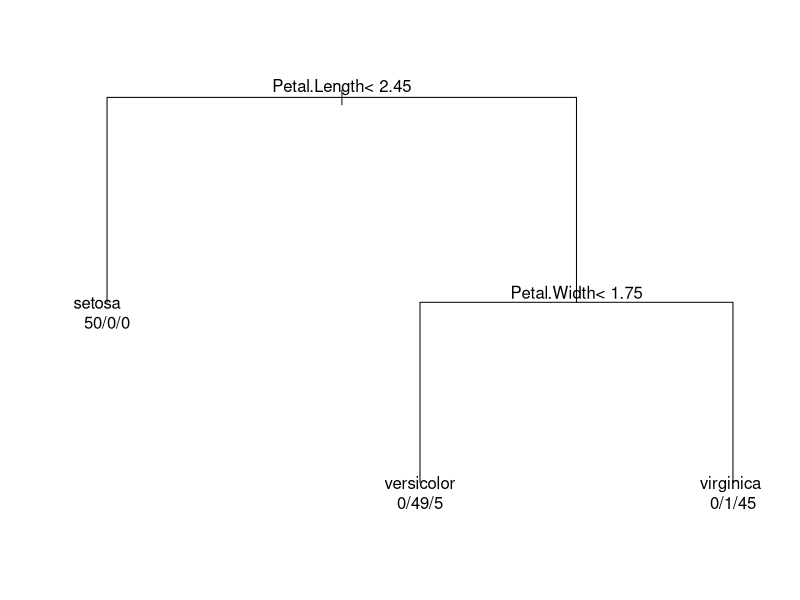
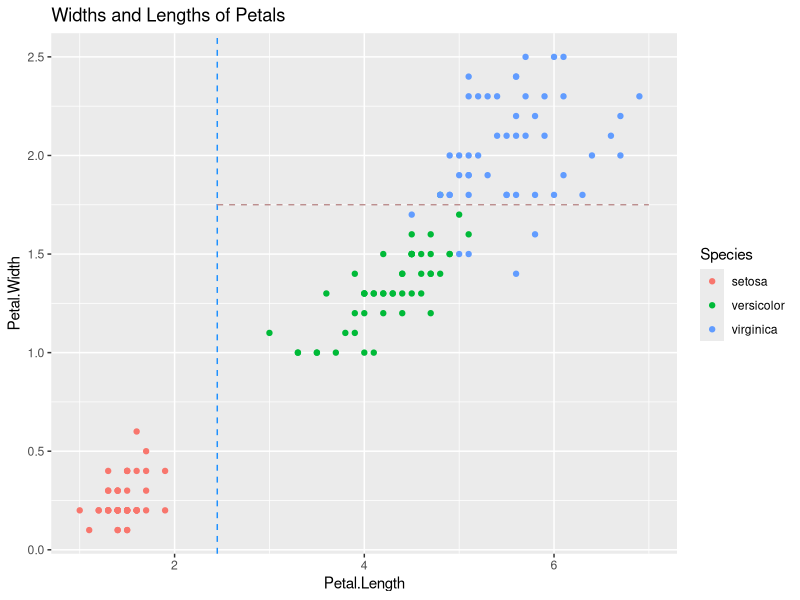
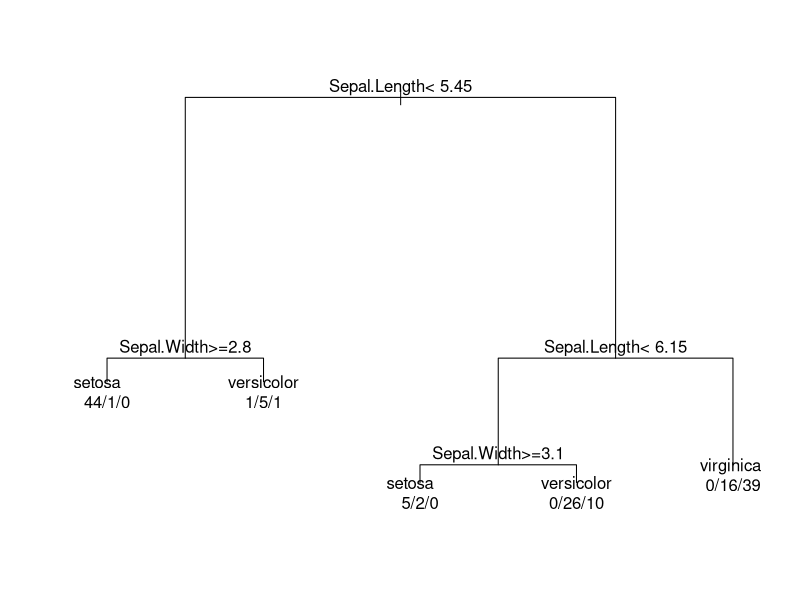
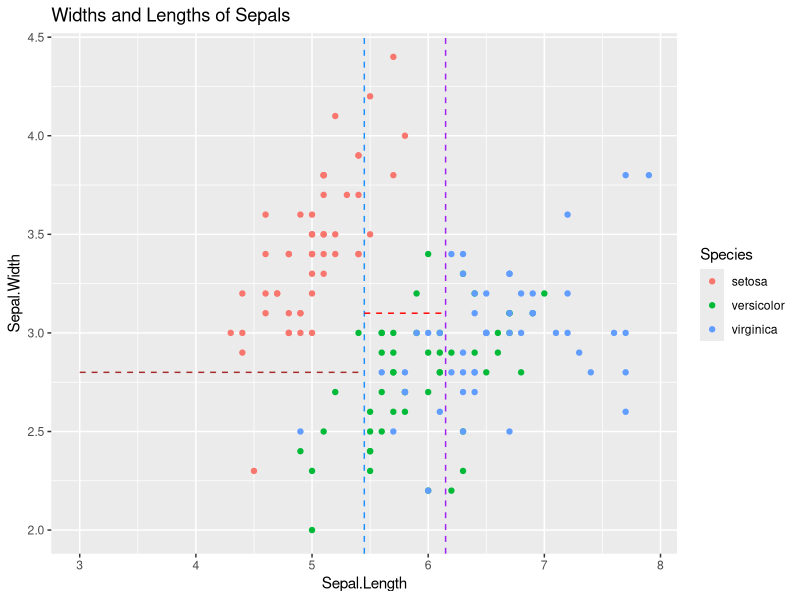
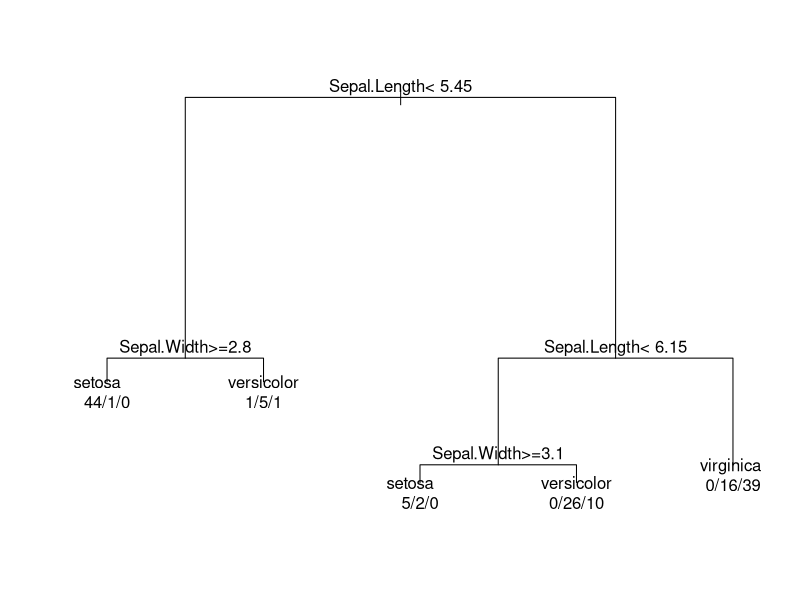
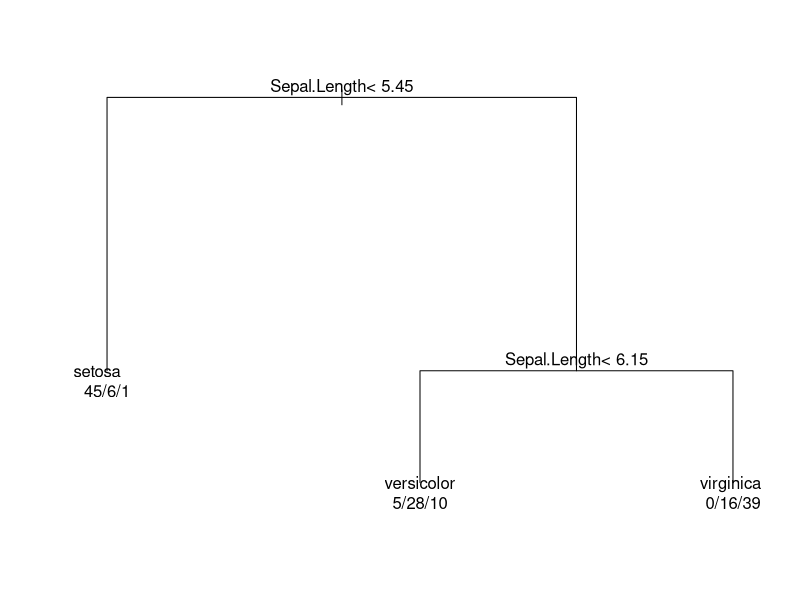

Generate these figures, in order, with R:
## ---- chunk 1
knitr::opts_chunk$set(echo = TRUE)
library(dplyr)
library(rpart)
library(ggplot2)
library(randomForest)
## ---- chunk 2
type <- c("dog", "dog", "cat", "dog", "cat", "dog", "cat", "dog", "cat",
          "dog", "cat", "dog", "dog", "cat", "dog", "cat", "dog", "cat", "dog")

wt <- c(8, 17, 8, 18, 7, 22, 6, 16, 7, 20, 10, 15, 14, 11, 13, 13, 15, 17, 10)
ht <- c(7.5, 10, 8, 15, 7, 15, 7, 13, 11, 16, 7, 10.5, 9, 9.5, 9, 8, 9, 8, 12)

pets <- data.frame(Type = type, Ht = ht, Wt = wt)

my.tree <- rpart(
    Type ~ Wt + Ht, data = pets,
    control = rpart.control(minsplit = 7)
)

newPets <- data.frame(Ht = c(9, 14), Wt = c(10, 21))

predict(my.tree, newdata = newPets, type = "class")
## ---- chunk 3
my.tree <- rpart(Species ~ Petal.Length + Petal.Width, data = iris)
my.tree
## ---- chunk 4
predSpecies <- predict(my.tree, type = "class")
species <- data.frame(Actual = iris$Species, Predicted = predSpecies)

confusion <- table(species)
confusion
## ---- chunk 5
## First plot:
par(xpd = TRUE)
plot(my.tree, compress = TRUE)
text(my.tree, use.n = TRUE)
par(xpd = FALSE)
## ---- chunk 6
## Second plot:
splitPetal.Length <- 2.45
splitPetal.Width <- 1.75
splitLines <- data.frame(x1 = splitPetal.Length, x2 = 7,
                         y1 = splitPetal.Width, y2 = splitPetal.Width)

g <- ggplot(data = iris,
            mapping = aes(x = Petal.Length, y = Petal.Width,
                          color = Species)) +
    geom_point() +
    labs(title = "Widths and Lengths of Petals") +
    geom_vline(xintercept = splitPetal.Length,
               color = "dodgerblue",
               linetype = 2) +
    geom_segment(data = splitLines,
                 mapping = aes(x = x1, y = y1, xend = x2, yend = y2),
                 color = "rosybrown", linetype = 2)
g
## ---- chunk 7
newIris <- 
    data.frame(Petal.Length = c(3.0, 4.0),
               Petal.Width = c(1.5, 2.1)
    )
## ---- chunk 8
predict(my.tree, newdata = newIris, type = "class")
## ---- chunk 9
my.tree <- rpart(Species ~ Sepal.Length + Sepal.Width, data = iris)
my.tree
## ---- chunk 10
predSpecies <- predict(my.tree, type = "class")
species <- data.frame(Actual = iris$Species, Predicted = predSpecies)
confusion <- table(species)
confusion
## ---- chunk 11
# B

classification_rate <- sum(diag(confusion) / nrow(species))

glue::glue("
    The correct classification rate is approximately {(classification_rate * 100) %>% round(3)}%,
    The misclassification rate is approximately {((1 - classification_rate) * 100) %>% round(3)}%
")
## ---- chunk 12
## First plot:
par(xpd = TRUE)
plot(my.tree, compress = TRUE)
text(my.tree, use.n = TRUE)
par(xpd = FALSE)
## ---- chunk 13
## Second plot:
split1Sepal.Length <- 5.45
split1Sepal.Width <- 2.8
splitLines1 <- data.frame(
    x1 = 3, x2 = split1Sepal.Length,
    y1 = split1Sepal.Width, y2 = split1Sepal.Width
)

split2Sepal.Length <- 6.15
split2Sepal.Width <- 3.1
splitLines2 <- data.frame(
    x1 = split1Sepal.Length, x2 = split2Sepal.Length,
    y1 = split2Sepal.Width, y2 = split2Sepal.Width
)

g <- ggplot(data = iris,
            mapping = aes(x = Sepal.Length, y = Sepal.Width,
                          color = Species)) +
    geom_point() +
    labs(title = "Widths and Lengths of Sepals") +
    geom_vline(xintercept = split1Sepal.Length,
               color = "dodgerblue",
               linetype = 2) +
    geom_vline(xintercept = split2Sepal.Length,
               color = "purple",
               linetype = 2) +
    geom_segment(data = splitLines1,
                 mapping = aes(x = x1, y = y1, xend = x2, yend = y2),
                 color = "brown", linetype = 2) +
    geom_segment(data = splitLines2,
                 mapping = aes(x = x1, y = y1, xend = x2, yend = y2),
                 color = "red", linetype = 2)
g
## ---- chunk 14
newIris <- data.frame(Sepal.Length = c(6.0, 7.0),
Sepal.Width = c(3.5, 3.0))

predict(my.tree, newdata = newIris, type = "class")
## ---- chunk 15
y1 <- c("A", "B", "C", "C", "C", "C", "C", "C", "C", "C", "C", "C")
round(prop.table(table(y1)), digits = 1)

y2 <- c("A", "B", "C", "C", "A", "C", "B", "A", "A", "B", "C", "B")
round(prop.table(table(y2)), digits = 1)

## ---- chunk 16
1 - sum(
    c(
        .1^2, .1^2, .8^2
    )
)
## ---- chunk 17
1 - sum(
    c(
        .3^2, .3^2, .3^2
    )
)
## ---- chunk 18
my.tree <- rpart(Species ~ Sepal.Length + Sepal.Width, data = iris,
                 control = rpart.control(cp = 0.002))
my.tree

par(xpd = TRUE)
plot(my.tree, compress = TRUE)
text(my.tree, use.n = TRUE)
par(xpd = FALSE)
## ---- chunk 19
my.tree <- rpart(Species ~ Sepal.Length + Sepal.Width, data = iris,
                 control = rpart.control(cp = 0.05))
my.tree

par(xpd = TRUE)
plot(my.tree, compress = TRUE)
text(my.tree, use.n = TRUE)
par(xpd = FALSE)
## ---- chunk 20
my.forest <- randomForest(Species ~ Sepal.Length + Sepal.Width +
                              Petal.Length + Petal.Width,
                          data = iris,
                          ntree = 500,
                          mtry = 1)

sum(diag(my.forest$confusion)) / nrow(iris)
## ---- chunk 21
my.forest <- randomForest(Species ~ Sepal.Length + Sepal.Width +
                              Petal.Length + Petal.Width,
                          data = iris,
                          ntree = 500,
                          mtry = 3)

sum(diag(my.forest$confusion)) / nrow(iris)
## ---- chunk 22
my.forest <- randomForest(Species ~ Sepal.Length + Sepal.Width +
                              Petal.Length + Petal.Width,
                          data = iris,
                          ntree = 500,
                          mtry = 4)

importance(my.forest)
## ---- chunk 23
newIris <-
    data.frame(Petal.Length = c(3.0, 2.2, 2.7),
               Petal.Width = c(1.2, 2.1, 1.6),
               Sepal.Length = c(5.5, 5.1, 5.9),
               Sepal.Width = c(3.0, 2.7, 3.2))

predict(my.forest, newdata = newIris, type = "class")
## ---- chunk 24
# A

train_iris <- select(iris, -c(Species, Sepal.Length, Sepal.Width))
ret_vec <- c()

for (ktry in 3:8) {
    
    # k nearest neighbor classification procedure:
    my.knn <- class::knn(train = train_iris,
                         test = train_iris,
                         cl = iris$Species,
                         k = ktry)
    
    # Save actual and predicted species:
    species <- data.frame(Actual = iris$Species, Predicted = my.knn)
    
    # Obtain correct classification rate:
    confusion <- table(species)
    
    ret_vec <- c(ret_vec, sum(diag(confusion)) / nrow(iris))
}

ret_vec
## ---- chunk 25
# B

# Data frame containing new flower for classification:
newIris <- data.frame(Petal.Length = 4.35,
                      Petal.Width = 1.65)
predict_vec <- c()

for (ktry in seq(from = 3, to = 21, by = 3)) {
    # k nearest neighbor classification procedure:
    my.knn <- class::knn(train = train_iris,
                         test = newIris,
                         cl = iris$Species,
                         k = ktry)
    
    predict_vec <- c(predict_vec, my.knn)
}
predict_vec
## ---- chunk 26
rock2 <- 
    rock %>%
    dplyr::mutate(
        area = area / 10000,
        peri = peri / 10000,
        perm = log(perm)
    )

ret_vec <- c()

for (ktry in c(1,3,5,7)) {
    my.nn <- 
        nnet::nnet(
            perm ~ area + peri + shape, data = rock2,
            size = ktry, linout = TRUE, maxit = 1000, trace = FALSE
        )
    
    rss <- sum((rock2$perm - predict(my.nn))^2)
    
    ret_vec <- c(ret_vec, rss)
}

ret_vec
## ---- chunk 27
# Neural network classification procedure with k = 2 hidden units:
my.nn <- 
    nnet::nnet(
        Species ~ Sepal.Length + Sepal.Width + Petal.Length + Petal.Width,
        data = iris, size = 2, maxit = 200, trace = FALSE
    )

newIris <- 
    data.frame(
        Petal.Length = c(3.5, 4.7, 1.3),
        Petal.Width = c(1.0, 1.5, 0.5),
        Sepal.Length = c(5.2, 6.2, 4.8),
        Sepal.Width = c(3.3, 3.6, 2.3)
    )

predict(my.nn, newdata = newIris, type = "class")
print("--------------------------------------")
predict(my.nn, newdata = newIris)
## ---- chunk 28
Ln <- c(85.7, 64.5, 84.1, 82.5, 78.0, 81.3, 71.0, 86.7, 78.7)
Wt <- c(331.9, 121.5, 382.2, 287.3, 224.3, 245.2, 208.2, 393.4, 228.3)
snakes <- data.frame(Length = Ln, Weight = Wt)

newSnakes <- 
    data.frame(
        Length = c(67, 72, 77, 81, 86),
        Weight = c(127.9, 153.7, 204.7, 300.6, 291.4)
    )

mod0 <- lm(Weight ~ 1, data = snakes)
mod1 <- lm(Weight ~ Length, data = snakes)
mod2 <- lm(Weight ~ poly(Length, 2, raw = TRUE), data = snakes)
mod3 <- lm(Weight ~ poly(Length, 3, raw = TRUE), data = snakes)
mod4 <- lm(Weight ~ poly(Length, 4, raw = TRUE), data = snakes)
mod5 <- lm(Weight ~ poly(Length, 5, raw = TRUE), data = snakes)
## ---- chunk 29
# A

rmse0 <- sqrt(
    mean(
        (newSnakes$Weight - predict(mod0, newdata = newSnakes))^2
    )
)

rmse1 <- sqrt(
    mean(
        (newSnakes$Weight - predict(mod1, newdata = newSnakes))^2
    )
)

rmse2 <- sqrt(
    mean(
        (newSnakes$Weight - predict(mod2, newdata = newSnakes))^2
    )
)

rmse3 <- sqrt(
    mean(
        (newSnakes$Weight - predict(mod3, newdata = newSnakes))^2
    )
)

rmse4 <- sqrt(
    mean(
        (newSnakes$Weight - predict(mod4, newdata = newSnakes))^2
    )
)

rmse5 <- sqrt(
    mean(
        (newSnakes$Weight - predict(mod5, newdata = newSnakes))^2
    )
)

rmse0
rmse1
rmse2
rmse3
rmse4
rmse5
## ---- chunk 30
mae0 <- mean(abs(newSnakes$Weight - predict(mod0, newdata = newSnakes)))
mae1 <- mean(abs(newSnakes$Weight - predict(mod1, newdata = newSnakes)))
mae2 <- mean(abs(newSnakes$Weight - predict(mod2, newdata = newSnakes)))
mae3 <- mean(abs(newSnakes$Weight - predict(mod3, newdata = newSnakes)))
mae4 <- mean(abs(newSnakes$Weight - predict(mod4, newdata = newSnakes)))
mae5 <- mean(abs(newSnakes$Weight - predict(mod5, newdata = newSnakes)))

mae0
mae1
mae2
mae3
mae4
mae5
